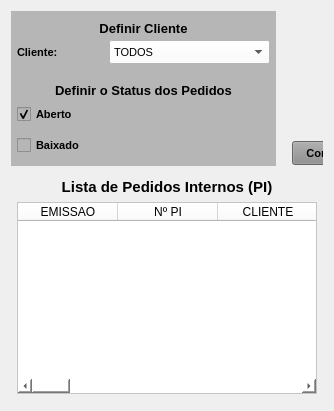
      <widget class="QWidget" name="tab_4">
       <attribute name="title">
        <string>Pedido Interno (PI)</string>
       </attribute>
       <layout class="QVBoxLayout" name="verticalLayout_2">
        <item>
         <widget class="QWidget" name="widget_2" native="true">
          <layout class="QVBoxLayout" name="verticalLayout_3">
           <property name="spacing">
            <number>6</number>
           </property>
           <property name="leftMargin">
            <number>0</number>
           </property>
           <property name="topMargin">
            <number>0</number>
           </property>
           <property name="rightMargin">
            <number>0</number>
           </property>
           <property name="bottomMargin">
            <number>0</number>
           </property>
           <item>
            <widget class="QWidget" name="widget_3" native="true">
             <property name="maximumSize">
              <size>
               <width>16777215</width>
               <height>160</height>
              </size>
             </property>
             <layout class="QHBoxLayout" name="horizontalLayout_5">
              <property name="leftMargin">
               <number>0</number>
              </property>
              <property name="topMargin">
               <number>0</number>
              </property>
              <property name="rightMargin">
               <number>0</number>
              </property>
              <property name="bottomMargin">
               <number>0</number>
              </property>
              <item>
               <widget class="QWidget" name="widget_Cor1" native="true">
                <property name="sizePolicy">
                 <sizepolicy hsizetype="Preferred" vsizetype="Preferred">
                  <horstretch>0</horstretch>
                  <verstretch>0</verstretch>
                 </sizepolicy>
                </property>
                <property name="minimumSize">
                 <size>
                  <width>0</width>
                  <height>0</height>
                 </size>
                </property>
                <property name="maximumSize">
                 <size>
                  <width>350</width>
                  <height>16777215</height>
                 </size>
                </property>
                <property name="styleSheet">
                 <string notr="true">background-color: rgb(182, 182, 182);</string>
                </property>
                <layout class="QVBoxLayout" name="verticalLayout_8">
                 <property name="spacing">
                  <number>1</number>
                 </property>
                 <property name="leftMargin">
                  <number>1</number>
                 </property>
                 <property name="topMargin">
                  <number>10</number>
                 </property>
                 <property name="rightMargin">
                  <number>1</number>
                 </property>
                 <property name="bottomMargin">
                  <number>6</number>
                 </property>
                 <item>
                  <widget class="QLabel" name="label_55">
                   <property name="minimumSize">
                    <size>
                     <width>0</width>
                     <height>0</height>
                    </size>
                   </property>
                   <property name="maximumSize">
                    <size>
                     <width>16777215</width>
                     <height>25</height>
                    </size>
                   </property>
                   <property name="font">
                    <font>
                     <pointsize>10</pointsize>
                     <weight>75</weight>
                     <bold>true</bold>
                    </font>
                   </property>
                   <property name="text">
                    <string>Definir Cliente</string>
                   </property>
                   <property name="alignment">
                    <set>Qt::AlignCenter</set>
                   </property>
                  </widget>
                 </item>
                 <item>
                  <widget class="QWidget" name="widget_31" native="true">
                   <property name="minimumSize">
                    <size>
                     <width>0</width>
                     <height>30</height>
                    </size>
                   </property>
                   <property name="maximumSize">
                    <size>
                     <width>16777215</width>
                     <height>30</height>
                    </size>
                   </property>
                   <property name="styleSheet">
                    <string notr="true"/>
                   </property>
                   <layout class="QHBoxLayout" name="horizontalLayout_27">
                    <property name="spacing">
                     <number>5</number>
                    </property>
                    <property name="leftMargin">
                     <number>5</number>
                    </property>
                    <property name="topMargin">
                     <number>3</number>
                    </property>
                    <property name="rightMargin">
                     <number>5</number>
                    </property>
                    <property name="bottomMargin">
                     <number>3</number>
                    </property>
                    <item>
                     <widget class="QLabel" name="label_58">
                      <property name="minimumSize">
                       <size>
                        <width>75</width>
                        <height>0</height>
                       </size>
                      </property>
                      <property name="maximumSize">
                       <size>
                        <width>75</width>
                        <height>16777215</height>
                       </size>
                      </property>
                      <property name="font">
                       <font>
                        <pointsize>8</pointsize>
                        <weight>75</weight>
                        <bold>true</bold>
                       </font>
                      </property>
                      <property name="text">
                       <string>Cliente:</string>
                      </property>
                      <property name="alignment">
                       <set>Qt::AlignLeading|Qt::AlignLeft|Qt::AlignVCenter</set>
                      </property>
                     </widget>
                    </item>
                    <item>
                     <widget class="QLabel" name="label_5">
                      <property name="text">
                       <string/>
                      </property>
                     </widget>
                    </item>
                    <item>
                     <widget class="QComboBox" name="combo_Cliente_PI">
                      <property name="sizePolicy">
                       <sizepolicy hsizetype="Preferred" vsizetype="Preferred">
                        <horstretch>0</horstretch>
                        <verstretch>0</verstretch>
                       </sizepolicy>
                      </property>
                      <property name="minimumSize">
                       <size>
                        <width>0</width>
                        <height>0</height>
                       </size>
                      </property>
                      <property name="maximumSize">
                       <size>
                        <width>200</width>
                        <height>16777215</height>
                       </size>
                      </property>
                      <property name="font">
                       <font>
                        <pointsize>8</pointsize>
                       </font>
                      </property>
                      <property name="styleSheet">
                       <string notr="true">background-color: rgb(255, 255, 255);</string>
                      </property>
                      <item>
                       <property name="text">
                        <string>TODOS</string>
                       </property>
                      </item>
                      <item>
                       <property name="text">
                        <string>103 - HOMEBAG</string>
                       </property>
                      </item>
                      <item>
                       <property name="text">
                        <string>2 - KOBA</string>
                       </property>
                      </item>
                      <item>
                       <property name="text">
                        <string>6 - PACIFIL</string>
                       </property>
                      </item>
                      <item>
                       <property name="text">
                        <string>5 - PLASTICOS ARACAJU</string>
                       </property>
                      </item>
                      <item>
                       <property name="text">
                        <string>4 - PLASTICOS SUZUKI</string>
                       </property>
                      </item>
                      <item>
                       <property name="text">
                        <string>8 - RECICLADORA</string>
                       </property>
                      </item>
                      <item>
                       <property name="text">
                        <string>86 - TASHIRO &amp; TAKATA</string>
                       </property>
                      </item>
                      <item>
                       <property name="text">
                        <string>3 - VOTI</string>
                       </property>
                      </item>
                     </widget>
                    </item>
                   </layout>
                  </widget>
                 </item>
                 <item>
                  <widget class="QLabel" name="label_54">
                   <property name="minimumSize">
                    <size>
                     <width>0</width>
                     <height>30</height>
                    </size>
                   </property>
                   <property name="maximumSize">
                    <size>
                     <width>16777215</width>
                     <height>30</height>
                    </size>
                   </property>
                   <property name="font">
                    <font>
                     <pointsize>10</pointsize>
                     <weight>75</weight>
                     <bold>true</bold>
                    </font>
                   </property>
                   <property name="text">
                    <string>Definir o Status dos Pedidos</string>
                   </property>
                   <property name="alignment">
                    <set>Qt::AlignBottom|Qt::AlignHCenter</set>
                   </property>
                  </widget>
                 </item>
                 <item>
                  <widget class="QWidget" name="widget_40" native="true">
                   <property name="minimumSize">
                    <size>
                     <width>0</width>
                     <height>30</height>
                    </size>
                   </property>
                   <property name="maximumSize">
                    <size>
                     <width>16777215</width>
                     <height>30</height>
                    </size>
                   </property>
                   <property name="styleSheet">
                    <string notr="true"/>
                   </property>
                   <layout class="QHBoxLayout" name="horizontalLayout_33">
                    <property name="spacing">
                     <number>5</number>
                    </property>
                    <property name="leftMargin">
                     <number>5</number>
                    </property>
                    <property name="topMargin">
                     <number>3</number>
                    </property>
                    <property name="rightMargin">
                     <number>5</number>
                    </property>
                    <property name="bottomMargin">
                     <number>3</number>
                    </property>
                    <item>
                     <widget class="QCheckBox" name="check_Aberto_PI">
                      <property name="sizePolicy">
                       <sizepolicy hsizetype="Preferred" vsizetype="Preferred">
                        <horstretch>0</horstretch>
                        <verstretch>0</verstretch>
                       </sizepolicy>
                      </property>
                      <property name="font">
                       <font>
                        <pointsize>8</pointsize>
                        <weight>75</weight>
                        <bold>true</bold>
                       </font>
                      </property>
                      <property name="text">
                       <string>Aberto</string>
                      </property>
                      <property name="checked">
                       <bool>true</bool>
                      </property>
                     </widget>
                    </item>
                    <item>
                     <widget class="QLabel" name="label_2">
                      <property name="text">
                       <string/>
                      </property>
                     </widget>
                    </item>
                   </layout>
                  </widget>
                 </item>
                 <item>
                  <widget class="QWidget" name="widget_34" native="true">
                   <property name="minimumSize">
                    <size>
                     <width>0</width>
                     <height>30</height>
                    </size>
                   </property>
                   <property name="maximumSize">
                    <size>
                     <width>16777215</width>
                     <height>30</height>
                    </size>
                   </property>
                   <property name="styleSheet">
                    <string notr="true"/>
                   </property>
                   <layout class="QHBoxLayout" name="horizontalLayout_30">
                    <property name="spacing">
                     <number>5</number>
                    </property>
                    <property name="leftMargin">
                     <number>5</number>
                    </property>
                    <property name="topMargin">
                     <number>3</number>
                    </property>
                    <property name="rightMargin">
                     <number>5</number>
                    </property>
                    <property name="bottomMargin">
                     <number>3</number>
                    </property>
                    <item>
                     <widget class="QCheckBox" name="check_Baixado_PI">
                      <property name="sizePolicy">
                       <sizepolicy hsizetype="Preferred" vsizetype="Preferred">
                        <horstretch>0</horstretch>
                        <verstretch>0</verstretch>
                       </sizepolicy>
                      </property>
                      <property name="font">
                       <font>
                        <pointsize>8</pointsize>
                        <weight>75</weight>
                        <bold>true</bold>
                       </font>
                      </property>
                      <property name="text">
                       <string>Baixado</string>
                      </property>
                     </widget>
                    </item>
                    <item>
                     <widget class="QLabel" name="label_8">
                      <property name="text">
                       <string/>
                      </property>
                     </widget>
                    </item>
                   </layout>
                  </widget>
                 </item>
                </layout>
               </widget>
              </item>
              <item>
               <widget class="QWidget" name="widget_5" native="true">
                <widget class="QPushButton" name="btn_Consultar_PI">
                 <property name="geometry">
                  <rect>
                   <x>10</x>
                   <y>130</y>
                   <width>80</width>
                   <height>24</height>
                  </rect>
                 </property>
                 <property name="sizePolicy">
                  <sizepolicy hsizetype="Fixed" vsizetype="Preferred">
                   <horstretch>0</horstretch>
                   <verstretch>0</verstretch>
                  </sizepolicy>
                 </property>
                 <property name="maximumSize">
                  <size>
                   <width>80</width>
                   <height>16777215</height>
                  </size>
                 </property>
                 <property name="font">
                  <font>
                   <pointsize>8</pointsize>
                   <weight>75</weight>
                   <bold>true</bold>
                  </font>
                 </property>
                 <property name="cursor">
                  <cursorShape>PointingHandCursor</cursorShape>
                 </property>
                 <property name="styleSheet">
                  <string notr="true">background-color: rgb(141, 141, 141);</string>
                 </property>
                 <property name="text">
                  <string>Consultar</string>
                 </property>
                </widget>
               </widget>
              </item>
             </layout>
            </widget>
           </item>
           <item>
            <widget class="QWidget" name="widget_Cor2" native="true">
             <property name="styleSheet">
              <string notr="true"/>
             </property>
             <layout class="QVBoxLayout" name="verticalLayout_4">
              <property name="leftMargin">
               <number>6</number>
              </property>
              <property name="topMargin">
               <number>6</number>
              </property>
              <property name="rightMargin">
               <number>6</number>
              </property>
              <property name="bottomMargin">
               <number>6</number>
              </property>
              <item>
               <widget class="QLabel" name="label_14">
                <property name="sizePolicy">
                 <sizepolicy hsizetype="Minimum" vsizetype="Preferred">
                  <horstretch>0</horstretch>
                  <verstretch>0</verstretch>
                 </sizepolicy>
                </property>
                <property name="minimumSize">
                 <size>
                  <width>300</width>
                  <height>0</height>
                 </size>
                </property>
                <property name="maximumSize">
                 <size>
                  <width>16777215</width>
                  <height>25</height>
                 </size>
                </property>
                <property name="font">
                 <font>
                  <pointsize>11</pointsize>
                  <weight>75</weight>
                  <bold>true</bold>
                 </font>
                </property>
                <property name="text">
                 <string>Lista de Pedidos Internos (PI)</string>
                </property>
                <property name="alignment">
                 <set>Qt::AlignCenter</set>
                </property>
               </widget>
              </item>
              <item>
               <widget class="QTableWidget" name="table_PI">
                <property name="sizePolicy">
                 <sizepolicy hsizetype="Preferred" vsizetype="Preferred">
                  <horstretch>0</horstretch>
                  <verstretch>0</verstretch>
                 </sizepolicy>
                </property>
                <property name="font">
                 <font>
                  <pointsize>9</pointsize>
                 </font>
                </property>
                <property name="styleSheet">
                 <string notr="true">background-color: rgb(255, 255, 255);</string>
                </property>
                <column>
                 <property name="text">
                  <string>EMISSAO</string>
                 </property>
                </column>
                <column>
                 <property name="text">
                  <string>Nº PI</string>
                 </property>
                </column>
                <column>
                 <property name="text">
                  <string>CLIENTE</string>
                 </property>
                </column>
                <column>
                 <property name="text">
                  <string>CÓDIGO</string>
                 </property>
                </column>
                <column>
                 <property name="text">
                  <string>DESCRIÇÃO</string>
                 </property>
                </column>
                <column>
                 <property name="text">
                  <string>REFERÊNCIA</string>
                 </property>
                </column>
                <column>
                 <property name="text">
                  <string>UM</string>
                 </property>
                </column>
                <column>
                 <property name="text">
                  <string>QTDE</string>
                 </property>
                </column>
                <column>
                 <property name="text">
                  <string>DATA ENTR.</string>
                 </property>
                </column>
                <column>
                 <property name="text">
                  <string>SOLICITANTE</string>
                 </property>
                </column>
                <column>
                 <property name="text">
                  <string>NUM_REQ</string>
                 </property>
                </column>
                <column>
                 <property name="text">
                  <string>PC</string>
                 </property>
                </column>
                <column>
                 <property name="text">
                  <string>STATUS</string>
                 </property>
                </column>
                <column>
                 <property name="text">
                  <string>OBS</string>
                 </property>
                </column>
               </widget>
              </item>
             </layout>
            </widget>
           </item>
          </layout>
         </widget>
        </item>
       </layout>
      </widget>
